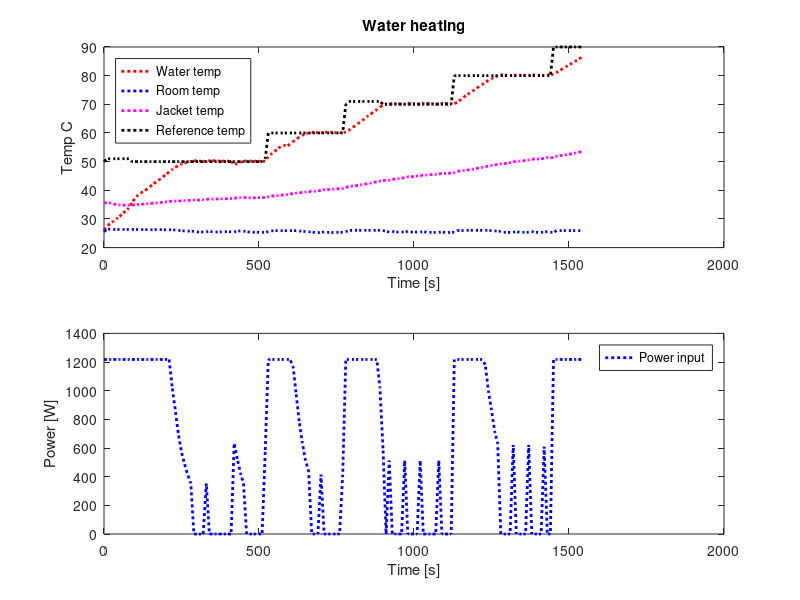

Write the MATLAB code that produced this figure.
clear all
close all

a = 1.675091827e-3;
b = 1.857536553e-4;
c = 5.373169834e-7;

fid = fopen('heating_PID_3L.txt');
data1 = fscanf(fid, '%f');
fclose(fid);

%--------------------------------------------------
time1 = data1(1:6:length(data1))/1000;
analog11 = data1(2:6:length(data1));
analog21 = data1(3:6:length(data1));
analog31 = data1(4:6:length(data1));
refTemp = data1(5:6:length(data1));
power = 1218*data1(6:6:length(data1))/100;

Rw1 = (2250600./analog11) - 2200;
Rwlog1 = log(Rw1);
Rr1 = (2250600./analog21) - 2200;
Rrlog1 = log(Rr1);
Rj1 = (2250600./analog31) - 2200;
Rjlog1 = log(Rj1);

Tw1 = (1./(a + b.*Rwlog1 + c.*(Rwlog1.^3)))-273.15;
Tr1 = (1./(a + b.*Rrlog1 + c.*(Rrlog1.^3)))-273.15;
Tj1 = (1./(a + b.*Rjlog1 + c.*(Rjlog1.^3)))-273.15;
%----------------------------------------------------
%limit = 25;

%[~, pos1] = min(abs(limit-Tw1));

%time1x = time1(pos1:end)-time1(pos1);

time1 = time1 - time1(1);

figure, subplot(2,1,1);
plot(time1, Tw1, ':r', 'LineWidth', 2);
xlabel('Time [s]')
ylabel('Temp C')
title('Water heating')
hold on
plot(time1, Tr1, ':b', 'LineWidth', 2);
plot(time1, Tj1, ':m', 'LineWidth', 2);
plot(time1, refTemp, ':k', 'LineWidth', 2);

legend('Water temp', 'Room temp', 'Jacket temp', 'Reference temp', 'Location', 'NorthWest');
subplot(2,1,2);
plot(time1, power, ':b', 'LineWidth', 2);
xlabel('Time [s]')
ylabel('Power [W]')
legend('Power input')
